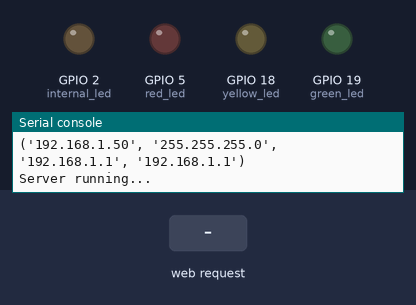
Bench run of a program on a simulated ESP32 board running MicroPython. Parts: output pins drawn as LEDs (lit = HIGH), the last lines printed to the serial console. Inputs (shaded band) come from the test bench. WiFi joins after 1.5 s.

Above: at 2.7 s.
2.8 s: HTTP request GET /red_on received
At 3.9 s:
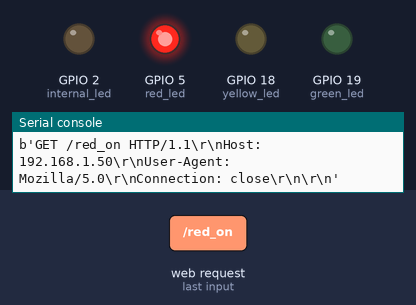
4.3 s: HTTP request GET /yellow_on received
At 5.0 s:
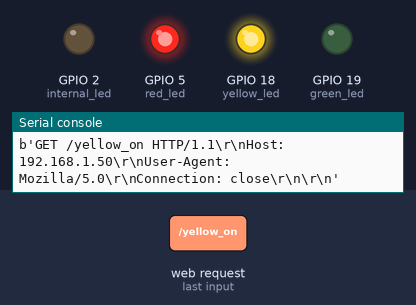
5.8 s: HTTP request GET /red_off received
At 6.1 s:
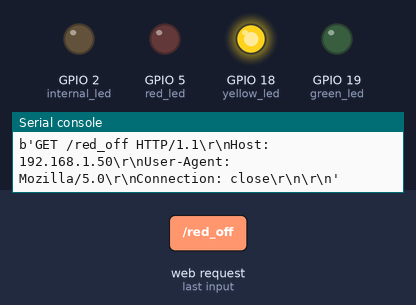
7.3 s: HTTP request GET /green_on received
At 8.5 s:
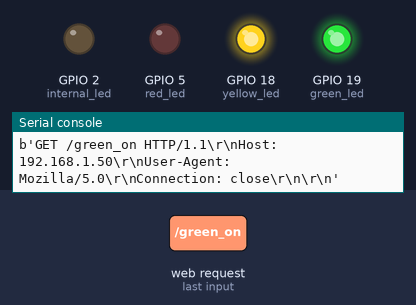
8.8 s: HTTP request GET /yellow_off received
At 9.6 s:
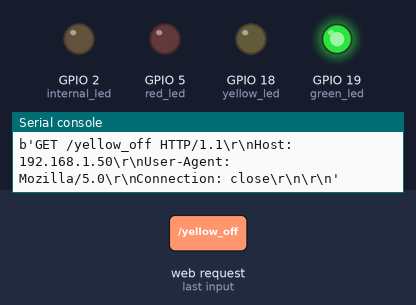
10.3 s: HTTP request GET /internal_on received
At 10.8 s:
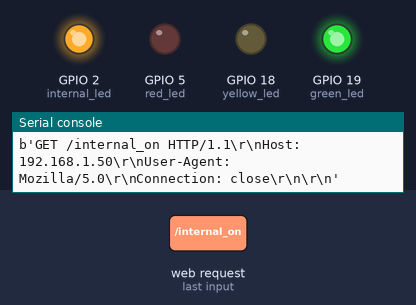
Timing chart, 0 to 12.8 s (numbered marks = the images above; inputs shaded):
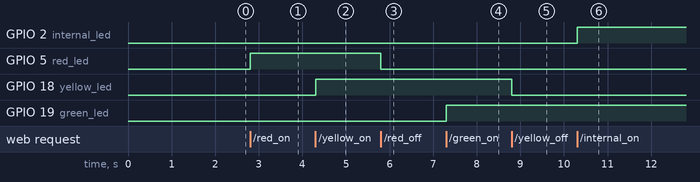

Measured:
- after the input at 2.8 s, GPIO 5 (red_led): LOW → HIGH at once
- after the input at 4.3 s, GPIO 18 (yellow_led): LOW → HIGH at once
- after the input at 5.8 s, GPIO 5 (red_led): HIGH → LOW at once
- after the input at 7.3 s, GPIO 19 (green_led): LOW → HIGH at once
- after the input at 8.8 s, GPIO 18 (yellow_led): HIGH → LOW at once
- after the input at 10.3 s, GPIO 2 (internal_led): LOW → HIGH at once

The program:

main.py
```python
import network
import socket
from machine import Pin

# WiFi credentials
ssid = 'FRITZ!Box'
password = '61780260'

# LEDs
red_led = Pin(5, Pin.OUT)       # Red LED on GPIO5 / D5
yellow_led = Pin(18, Pin.OUT)   # Yellow LED on GPIO18 / D18
green_led = Pin(19, Pin.OUT)    # Green LED on GPIO19 / D19
internal_led = Pin(2, Pin.OUT)  # Internal ESP32 LED on GPIO2

# Connect to WiFi
wifi = network.WLAN(network.STA_IF)
wifi.active(True)
wifi.connect(ssid, password)

print("Connecting to WiFi...")

while not wifi.isconnected():
    pass

print("Connected!")
print(wifi.ifconfig())

# Create Web Server
addr = socket.getaddrinfo('0.0.0.0', 80)[0][-1]

server = socket.socket()
server.bind(addr)
server.listen(1)

print("Server running...")

while True:
    client, addr = server.accept()
    print('Client connected from', addr)

    request = client.recv(1024)
    request = str(request)

    print(request)

    # Red LED control
    if '/red_on' in request:
        red_led.on()
    if '/red_off' in request:
        red_led.off()

    # Yellow LED control
    if '/yellow_on' in request:
        yellow_led.on()
    if '/yellow_off' in request:
        yellow_led.off()

    # Green LED control
    if '/green_on' in request:
        green_led.on()
    if '/green_off' in request:
        green_led.off()

    # Internal LED control
    if '/internal_on' in request:
        internal_led.on()
    if '/internal_off' in request:
        internal_led.off()

    html = """
    <html>
    <head>
        <title>ESP32 Smart Home</title>
    </head>
    <body>
        <h1>ESP32 WiFi 4 LEDs Control</h1>

        <h2>Red LED</h2>
        <a href="/red_on"><button>Red ON</button></a>
        <a href="/red_off"><button>Red OFF</button></a>

        <h2>Yellow LED</h2>
        <a href="/yellow_on"><button>Yellow ON</button></a>
        <a href="/yellow_off"><button>Yellow OFF</button></a>

        <h2>Green LED</h2>
        <a href="/green_on"><button>Green ON</button></a>
        <a href="/green_off"><button>Green OFF</button></a>

        <h2>Internal LED</h2>
        <a href="/internal_on"><button>Internal ON</button></a>
        <a href="/internal_off"><button>Internal OFF</button></a>

    </body>
    </html>
    """

    client.send(html)
    client.close()
```
